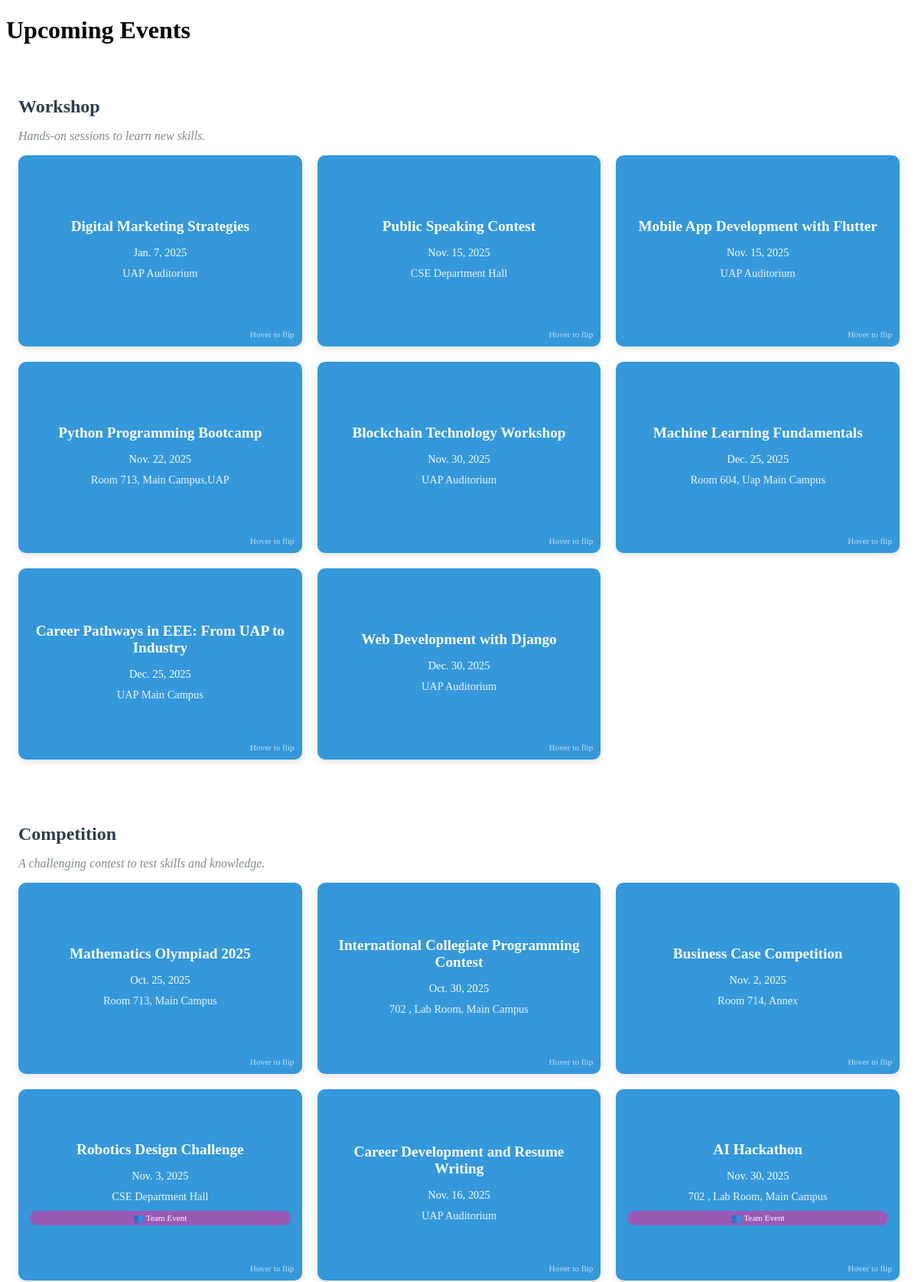
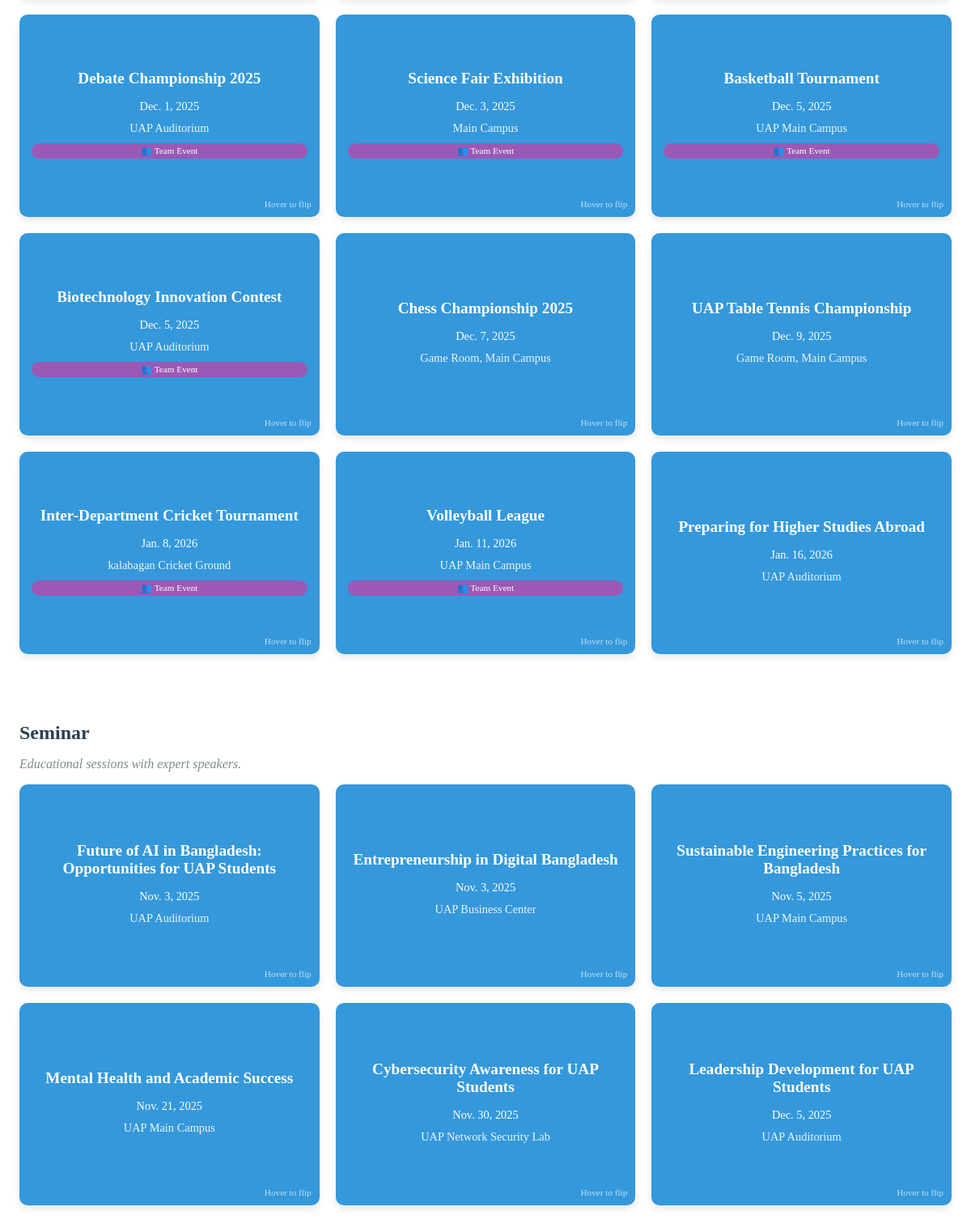
Screenshot of /events/ with the database file from the repository (2 pictures, top to bottom).
### events/models.py (models this page shows, shortened)
class Event(models.Model):
    CATEGORY_CHOICES = [
        ('WORKSHOP', 'Workshop'),
        ('COMPETITION', 'Competition'),
        ('FAIR', 'Fair'),
        ('SEMINAR', 'Seminar'),
        ('CONFERENCE', 'Conference'),
    ]
    name = models.CharField(max_length=100)
    date = models.DateField()
    description = models.TextField()
    location = models.CharField(max_length=200)
    category = models.CharField(max_length=20, choices=CATEGORY_CHOICES, default='COMPETITION')
    password_required = models.BooleanField(default=False)
    allow_teams = models.BooleanField(default=False)  # NEW: Whether event allows teams
    max_team_size = models.IntegerField(default=4)   # NEW: Maximum team members

### events/views.py (the view, shortened to what this page needs)
# urls.py: path('events/', views.events_list, name='events_list'),
def events_list(request):
    categories_with_events = {}
    for category_value, category_name in Event.CATEGORY_CHOICES:
        events = Event.objects.filter(category=category_value).order_by('date')
        if events.exists():
            categories_with_events[category_name] = {
                'events': events,
                'description': get_category_description(category_name)
            }
    applied_event_ids = []
    team_applied_event_ids = []
    return render(request, 'events/events_list.html', {
        'categories_with_events': categories_with_events,
        'applied_event_ids': applied_event_ids,
        'team_applied_event_ids': team_applied_event_ids,
    })

### events/views.py (called while the page is built)
def get_category_description(category_name):
    descriptions = {
        'Workshop': 'Hands-on sessions to learn new skills.',
        'Competition': 'A challenging contest to test skills and knowledge.',
        'Fair': 'Gatherings to explore, network, and discover opportunities.',
        'Seminar': 'Educational sessions with expert speakers.',
        'Conference': 'Large-scale meetings for knowledge sharing.'
    }
    return descriptions.get(category_name, 'Various events and activities.')

### events/templates/events/events_list.html (shortened to what this page needs)
{% load static %}
<!DOCTYPE html>
<html>
<head>
</head>
<body>
<h1>Upcoming Events</h1>
{% if categories_with_events %}
    {% for category_name, category_data in categories_with_events.items %}
    <div class="category-section">
        <h2 class="category-title">{{ category_name }}</h2>
        <p class="category-description">{{ category_data.description }}</p>
        <div class="flip-cards-container">
            {% for event in category_data.events %}
            <div class="flip-card">
                <div class="flip-card-inner">
                    <div class="flip-card-front">
                        <div class="event-name">{{ event.name }}</div>
                        <div class="event-date"> {{ event.date }}</div>
                        <div class="event-location"> {{ event.location }}</div>
                        {% if event.allow_teams %}
                            <div class="team-notice">👥 Team Event</div>
                        {% endif %}
                        <div class="flip-hint">Hover to flip</div>
                    </div>
                    <div class="flip-card-back">
                        <div>
                            <div class="event-name">{{ event.name }}</div>
                            <div class="event-description">{{ event.description }}</div>
                            <div class="event-date"> {{ event.date }}</div>
                            <div class="event-location"> {{ event.location }}</div>
                            {% if event.allow_teams %}
                                <div class="team-notice">👥 Teams allowed (Max {{ event.max_team_size }})</div>
                            {% endif %}
                            {% if event.password_required %}
                                <div class="password-notice">🔒 Password Required</div>
                            {% endif %}
                        </div>
                        <div class="application-forms">
                            {% if user.is_authenticated %}
                                {% if event.id in applied_event_ids or event.id in team_applied_event_ids %}
                                    <button class="apply-btn" disabled>✓ Already Applied</button>
                                {% else %}
                                    <div class="individual-form">
                                        <form method="POST" action="{% url 'apply_event' event.id %}">
                                            {% csrf_token %}
                                            <input type="hidden" name="application_type" value="individual">
                                            {% if event.password_required %}
                                                <input type="password" name="password" placeholder="Your password"
                                                       class="form-input" required>
                                            {% endif %}
                                            <button type="submit" class="apply-btn" style="width: 100%;">
                                                {% if event.password_required %}
                                                    🔓 Apply Individually
                                                {% else %}
                                                    ✅ Apply Individually
                                                {% endif %}
                                            </button>
                                        </form>
                                    </div>
                                    {% if event.allow_teams %}
                                        <div class="application-divider"></div>
                                        <div class="team-form">
                                            <form method="POST" action="{% url 'apply_event' event.id %}">
                                                {% csrf_token %}
                                                <input type="hidden" name="application_type" value="team">
                                                {% if event.password_required %}
                                                    <input type="password" name="password" placeholder="Your password"
                                                           class="form-input" required>
                                                {% endif %}
                                                <input type="text" name="team_name" placeholder="Team name"
                                                       class="form-input" required>
                                                <textarea name="team_members"
                                                          placeholder="Enter teammates' usernames (one per line)&#10;Example:&#10;sohel_eee&#10;fatema_192"
                                                          class="form-textarea"></textarea>
                                                <button type="submit" class="team-btn" style="width: 100%;">
                                                    🎯 Apply as Team
                                                </button>
                                                <div class="form-small">
                                                    Max {{ event.max_team_size }} members including you
                                                </div>
                                            </form>
                                        </div>
                                    {% endif %}
                                {% endif %}
                            {% else %}
                                <p style="font-size: 0.9rem; text-align: center;">Please log in to apply for events</p>
                            {% endif %}
                        </div>
                    </div>
                </div>
            </div>
            {% endfor %}
        </div>
    </div>
    {% endfor %}
{% else %}
    <p>No events available at the moment.</p>
{% endif %}
</body>
</html>

### events/templates/events/events_list.html (style rules this page uses)
.category-section { margin: 2rem 0; padding: 1rem; }
.category-title { color: #2c3e50; margin-bottom: 0.5rem; }
.category-description { font-style: italic; color: #7f8c8d; margin-bottom: 1rem; }
.flip-cards-container { display: grid; grid-template-columns: repeat(auto-fill, minmax(300px, 1fr)); gap: 20px; margin-top: 1rem; }
.flip-card { width: 100%; height: 250px; perspective: 1000px; }
.flip-card-inner { position: relative; width: 100%; height: 100%; text-align: center; transition: transform 0.6s; transform-style: preserve-3d; box-shadow: 0 4px 8px rgba(0,0,0,0.1); border-radius: 10px; }
.flip-card-front, .flip-card-back { position: absolute; width: 100%; height: 100%; -webkit-backface-visibility: hidden; backface-visibility: hidden; border-radius: 10px; padding: 15px; box-sizing: border-box; display: flex; flex-direction: column; justify-content: center; }
.flip-card-front { background: #3498db; color: white; }
.flip-card-back { background: #2c3e50; color: white; transform: rotateY(180deg); justify-content: space-between; overflow-y: auto; }
.event-name { font-size: 1.2rem; font-weight: bold; margin-bottom: 10px; }
.event-date { margin: 5px 0; font-size: 0.9rem; }
.event-location { margin: 5px 0; opacity: 0.9; font-size: 0.9rem; }
.event-description { font-size: 0.8rem; margin-bottom: 8px; max-height: 40px; overflow: hidden; }
.password-notice { background: #e74c3c; color: white; padding: 3px 8px; border-radius: 10px; font-size: 0.7rem; margin: 5px 0; display: inline-block; }
.team-notice { background: #9b59b6; color: white; padding: 3px 8px; border-radius: 10px; font-size: 0.7rem; margin: 5px 0; display: inline-block; }
.flip-hint { position: absolute; bottom: 10px; right: 10px; font-size: 0.7rem; opacity: 0.7; }
.application-forms { margin-top: 10px; }

### rows the page displays
Event: name "Digital Marketing Strategies", date "Jan. 7, 2025", location "UAP Auditorium"
Event: name "Public Speaking Contest", date "Nov. 15, 2025", location "CSE Department Hall"
Event: name "Mobile App Development with Flutter", date "Nov. 15, 2025", location "UAP Auditorium"
Event: name "Python Programming Bootcamp", date "Nov. 22, 2025", location "Room 713, Main Campus,UAP"
Event: name "Blockchain Technology Workshop", date "Nov. 30, 2025", location "UAP Auditorium"
Event: name "Machine Learning Fundamentals", date "Dec. 25, 2025", location "Room 604, Uap Main Campus"
Event: name "Career Pathways in EEE: From UAP to Industry", date "Dec. 25, 2025", location "UAP Main Campus"
Event: name "Web Development with Django", date "Dec. 30, 2025", location "UAP Auditorium"
Event: name "Mathematics Olympiad 2025", date "Oct. 25, 2025", location "Room 713, Main Campus"
Event: name "International Collegiate Programming Contest", date "Oct. 30, 2025", location "702 , Lab Room, Main Campus"
Event: name "Business Case Competition", date "Nov. 2, 2025", location "Room 714, Annex"
Event: name "Robotics Design Challenge", date "Nov. 3, 2025", location "CSE Department Hall", allow_teams "👥 Team Event"
Event: name "Career Development and Resume Writing", date "Nov. 16, 2025", location "UAP Auditorium"
Event: name "AI Hackathon", date "Nov. 30, 2025", location "702 , Lab Room, Main Campus", allow_teams "👥 Team Event"
Event: name "Debate Championship 2025", date "Dec. 1, 2025", location "UAP Auditorium", allow_teams "👥 Team Event"
Event: name "Science Fair Exhibition", date "Dec. 3, 2025", location "Main Campus", allow_teams "👥 Team Event"
Event: name "Basketball Tournament", date "Dec. 5, 2025", location "UAP Main Campus", allow_teams "👥 Team Event"
Event: name "Biotechnology Innovation Contest", date "Dec. 5, 2025", location "UAP Auditorium", allow_teams "👥 Team Event"
Event: name "Chess Championship 2025", date "Dec. 7, 2025", location "Game Room, Main Campus"
Event: name "UAP Table Tennis Championship", date "Dec. 9, 2025", location "Game Room, Main Campus"
Event: name "Inter-Department Cricket Tournament", date "Jan. 8, 2026", location "kalabagan Cricket Ground", allow_teams "👥 Team Event"
Event: name "Volleyball League", date "Jan. 11, 2026", location "UAP Main Campus", allow_teams "👥 Team Event"
Event: name "Preparing for Higher Studies Abroad", date "Jan. 16, 2026", location "UAP Auditorium"
Event: name "Future of AI in Bangladesh: Opportunities for UAP Students", date "Nov. 3, 2025", location "UAP Auditorium"
Event: name "Entrepreneurship in Digital Bangladesh", date "Nov. 3, 2025", location "UAP Business Center"
Event: name "Sustainable Engineering Practices for Bangladesh", date "Nov. 5, 2025", location "UAP Main Campus"
Event: name "Mental Health and Academic Success", date "Nov. 21, 2025", location "UAP Main Campus"
Event: name "Cybersecurity Awareness for UAP Students", date "Nov. 30, 2025", location "UAP Network Security Lab"
Event: name "Leadership Development for UAP Students", date "Dec. 5, 2025", location "UAP Auditorium"

### other values shown
{{ category_name }} "Workshop" "Competition" "Seminar"
{{ category_data.description }} "Hands-on sessions to learn new skills." "A challenging contest to test skills and knowledge." "Educational sessions with expert speakers."
